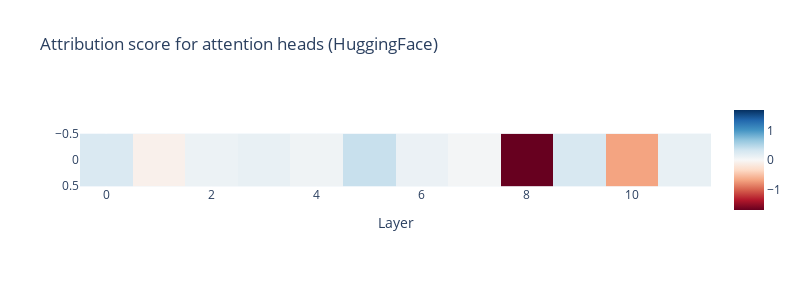

The cell this chart's notebook holds for it:
### Code cell
px.imshow(attribution_score_hf.unsqueeze(0).detach().numpy(), title="Attribution score for attention heads (HuggingFace)", 
    labels={"x": "Layer", "y": ""}, width=800, height=300, color_continuous_midpoint=0.0, color_continuous_scale="RdBu")

### Figure 1 — Plotly figure (JSON) as saved in the notebook; plotly's stock layout.template omitted (floating-point values rounded to 4 significant figures)
{"data": [{"coloraxis": "coloraxis", "hovertemplate": "Layer: %{x}<br>y: %{y}<br>color: %{z}<extra></extra>", "name": "0", "type": "heatmap", "xaxis": "x", "yaxis": "y", "z": [[0.2599, -0.08522, 0.09468, 0.1302, 0.07274, 0.3877, 0.1064, 0.03897, -1.688, 0.274, -0.6785, 0.1375]]}], "layout": {"coloraxis": {"cmid": 0, "colorscale": [[0, "rgb(103,0,31)"], [0.1, "rgb(178,24,43)"], [0.2, "rgb(214,96,77)"], [0.3, "rgb(244,165,130)"], [0.4, "rgb(253,219,199)"], [0.5, "rgb(247,247,247)"], [0.6, "rgb(209,229,240)"], [0.7, "rgb(146,197,222)"], [0.8, "rgb(67,147,195)"], [0.9, "rgb(33,102,172)"], [1, "rgb(5,48,97)"]]}, "height": 300, "title": {"text": "Attribution score for attention heads (HuggingFace)"}, "width": 800, "xaxis": {"anchor": "y", "constrain": "domain", "domain": [0, 1], "scaleanchor": "y", "title": {"text": "Layer"}}, "yaxis": {"anchor": "x", "autorange": "reversed", "constrain": "domain", "domain": [0, 1]}}}
